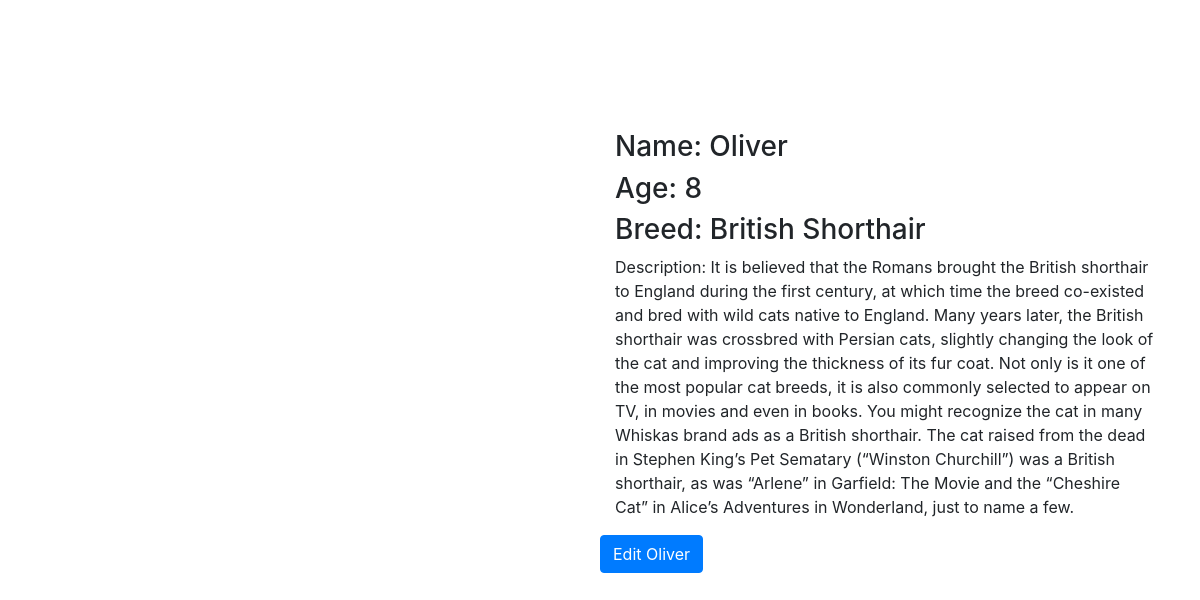
Page /animals/details/2/ on the committed database.
### animals/models.py (models this page shows, shortened)
class Animal(models.Model):
    KIND_CHOICES = (
        ('C', 'Cat'),
        ('D', 'Dog')
    )
    name = models.CharField(max_length=20)
    age = models.PositiveIntegerField()
    breed = models.CharField(max_length=20)
    description = models.TextField()
    image_url = models.URLField()
    kind = models.CharField(max_length=1, choices=KIND_CHOICES)
    owner = models.ForeignKey(Owner, on_delete=models.CASCADE, null=True,
                              blank=True)

### animals/views.py (the view)
# urls.py: re_path('^details/(?P<pk>[-\w]+)/$', views.AnimalDetails.as_view(),
class AnimalDetails(DetailView):
    model = Animal
    template_name = 'animal_details.html'
    context_object_name = 'animal'

### animals/templates/animal_details.html (shortened to what this page needs)
<!DOCTYPE html>
<html lang="en">
<head>
    <link rel="stylesheet" href="https://maxcdn.bootstrapcdn.com/bootstrap/4.0.0/css/bootstrap.min.css"
>
</head>
<body>
    <div class="container">
        <div class="row">
            <div class="col-lg-6">
            </div>
            <div class="col-lg-6">
                <div class="row">
                    <div class="col-lg-12" style="margin-top: 20%">
                        <h3>Name: {{animal.name}}</h3>
                        <h3>Age: {{animal.age}}</h3>
                        <h3>Breed: {{animal.breed}}</h3>
                        <p>Description: {{animal.description}}</p>
                    </div>
                    <a href="{% url 'animals:edit' animal.id%}" class="btn btn-primary">Edit {{animal.name}}</a>
                </div>
            </div>
        </div>
    </div>
</body>
</html>

### rows in the picture
Animal: name "Oliver", age "8", breed "British Shorthair", description "It is believed that the Romans brought the British shorthair to England during the first century, at which time the breed co-existed and bred with wild cats native to England. Many years later, the British shorthair was crossbred with Persian cats, slightly changing the look of the cat and improving the thickness of its fur coat. Not only is it one of the most popular cat breeds, it is also commonly selected to appear on TV, in movies and even in books. You might recognize the cat in many Whiskas brand ads as a British shorthair. The cat raised from the dead in Stephen King’s Pet Sematary (“Winston Churchill”) was a British shorthair, as was “Arlene” in Garfield: The Movie and the “Cheshire…"
